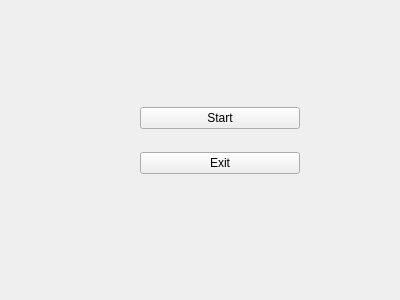
<?xml version="1.0" encoding="UTF-8"?>
<ui version="4.0">
 <class>mainWindow</class>
 <widget class="QWidget" name="mainWindow">
  <property name="geometry">
   <rect>
    <x>0</x>
    <y>0</y>
    <width>400</width>
    <height>300</height>
   </rect>
  </property>
  <property name="windowTitle">
   <string>Form</string>
  </property>
  <widget class="QWidget" name="verticalLayoutWidget">
   <property name="geometry">
    <rect>
     <x>140</x>
     <y>90</y>
     <width>160</width>
     <height>103</height>
    </rect>
   </property>
   <layout class="QVBoxLayout" name="verticalLayout">
    <item>
     <widget class="QPushButton" name="pushButton">
      <property name="text">
       <string>Start</string>
      </property>
     </widget>
    </item>
    <item>
     <widget class="QPushButton" name="pushButton_3">
      <property name="text">
       <string>Exit</string>
      </property>
     </widget>
    </item>
   </layout>
  </widget>
 </widget>
 <resources/>
 <connections/>
</ui>
